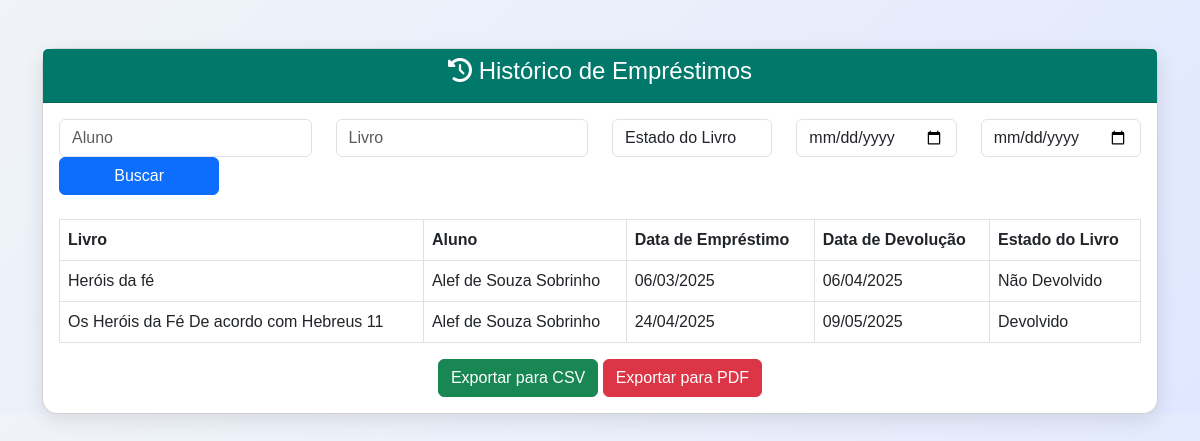
/frontend/historico_emprestimos.php (signed in), run on the app's committed database.
### tables this page shows
CREATE TABLE `emprestimos` (
  `id` int(11) NOT NULL,
  `aluno_id` int(11) DEFAULT NULL,
  `livro_id` int(11) DEFAULT NULL,
  `data_emprestimo` date NOT NULL,
  `data_devolucao` date DEFAULT NULL,
  `devolvido` varchar(50) NOT NULL,
  `professor_id` int(11) DEFAULT NULL
);

CREATE TABLE `livros` (
  `id` int(11) NOT NULL,
  `titulo` varchar(255) NOT NULL,
  `autor` varchar(255) NOT NULL,
  `isbn` varchar(20) NOT NULL,
  `capa_url` varchar(700) DEFAULT NULL,
  `descricao` text DEFAULT NULL,
  `categoria` varchar(100) DEFAULT NULL,
  `ano_publicacao` varchar(4) NOT NULL,
  `genero` varchar(100) NOT NULL,
  `quantidade` int(100) NOT NULL
);

CREATE TABLE `alunos` (
  `id` int(11) NOT NULL,
  `nome` varchar(255) NOT NULL,
  `serie` varchar(50) NOT NULL,
  `email` varchar(255) NOT NULL,
  `senha` varchar(255) NOT NULL,
  `professor_id` int(11) DEFAULT NULL
);

### backend/historico_emprestimos.php (called while the page is built, shortened)
<?php
require '../includes/conn.php';
$sql = "
    SELECT e.id, l.titulo AS livro, a.nome AS aluno, e.data_emprestimo, e.data_devolucao, e.devolvido
    FROM emprestimos e
    JOIN livros l ON e.livro_id = l.id
    JOIN alunos a ON e.aluno_id = a.id
    WHERE 1
";
$stmt = $conn->prepare($sql);
$stmt->execute();
$result = $stmt->get_result();
?>

### frontend/historico_emprestimos.php (the view, shortened to what this page needs)
<?php
include('../backend/historico_emprestimos.php')
?>
<!DOCTYPE html>
<html lang="pt">
<head>
    <link href="https://cdn.jsdelivr.net/npm/bootstrap@5.3.0/dist/css/bootstrap.min.css" rel="stylesheet">
    <link rel="stylesheet" href="https://cdnjs.cloudflare.com/ajax/libs/font-awesome/6.4.2/css/all.min.css">
    <link rel="stylesheet" href="_css/historico_emprestimos.css">
</head>
<body>
    <div class="container mt-5">
        <div class="card">
            <div class="card-header text-center">
                <h4><i class="fas fa-history"></i> Histórico de Empréstimos</h4>
            </div>
            <div class="card-body">
                <form method="GET" action="historico_emprestimos.php" class="mb-4">
                    <div class="row">
                        <div class="col-md-3">
                            <input type="text" class="form-control" name="aluno" placeholder="Aluno" value="<?php echo htmlspecialchars($_GET['aluno'] ?? ''); ?>">
                        </div>
                        <div class="col-md-3">
                            <input type="text" class="form-control" name="livro" placeholder="Livro" value="<?php echo htmlspecialchars($_GET['livro'] ?? ''); ?>">
                        </div>
                        <div class="col-md-2">
                            <select class="form-control" name="estado">
                                <option value="">Estado do Livro</option>
                            </select>
                        </div>
                        <div class="col-md-2">
                            <input type="date" class="form-control" name="data_inicio" value="<?php echo htmlspecialchars($_GET['data_inicio'] ?? ''); ?>">
                        </div>
                        <div class="col-md-2">
                            <input type="date" class="form-control" name="data_fim" value="<?php echo htmlspecialchars($_GET['data_fim'] ?? ''); ?>">
                        </div>
                        <div class="col-md-2">
                            <button type="submit" class="btn btn-primary w-100">Buscar</button>
                        </div>
                    </div>
                </form>
                <table class="table table-bordered">
                    <thead>
                        <tr>
                            <th>Livro</th>
                            <th>Aluno</th>
                            <th>Data de Empréstimo</th>
                            <th>Data de Devolução</th>
                            <th>Estado do Livro</th>
                        </tr>
                    </thead>
                    <tbody>
                        <?php if ($result->num_rows > 0): ?>
                            <?php while ($row = $result->fetch_assoc()): ?>
                                <tr>
                                    <td><?php echo $row['livro']; ?></td>
                                    <td><?php echo $row['aluno']; ?></td>
                                    <td><?php echo date('d/m/Y', strtotime($row['data_emprestimo'])); ?></td>
                                    <td><?php echo $row['data_devolucao'] ? date('d/m/Y', strtotime($row['data_devolucao'])) : 'Não devolvido'; ?></td>
                                    <td><?php echo $row['devolvido'] == '0' ? 'Não Devolvido' : 'Devolvido'; ?></td>
                                </tr>
                            <?php endwhile; ?>
                        <?php else: ?>
                            <tr>
                                <td colspan="5" class="text-center">Nenhum registro encontrado.</td>
                            </tr>
                        <?php endif; ?>
                    </tbody>
                </table>
                <div class="text-center">
                    <a href="exportar_csv.php?<?php echo http_build_query($_GET); ?>" class="btn btn-success">Exportar para CSV</a>
                    <a href="exportar_pdf.php?<?php echo http_build_query($_GET); ?>" class="btn btn-danger">Exportar para PDF</a>
                </div>
            </div>
        </div>
    </div>
</body>
</html>

### frontend/_css/historico_emprestimos.css (style rules this page uses)
:root { --primary-color: #00796b; --hover-color: #004d40; --background-gradient: linear-gradient(135deg, #f0f4f8, #e0e7ff); --card-shadow: 0px 6px 20px rgba(0, 0, 0, 0.1); --transition: all 0.3s ease; }
body { background: var(--background-gradient); font-family: 'Arial', sans-serif; color: #212121; }
.container { margin-top: 50px; }
.card { border-radius: 15px; box-shadow: var(--card-shadow); }
.card-header { background-color: var(--primary-color); color: white; border-radius: 15px 15px 0 0; }
.table { margin-top: 20px; }

### data on the page
emprestimos: livro.titulo "Heróis da fé", aluno.nome "Alef de Souza Sobrinho", data_emprestimo "06/03/2025", data_devolucao "06/04/2025", devolvido "Não Devolvido"
emprestimos: livro.titulo "Os Heróis da Fé De acordo com Hebreus 11", aluno.nome "Alef de Souza Sobrinho", data_emprestimo "24/04/2025", data_devolucao "09/05/2025", devolvido "Devolvido"
